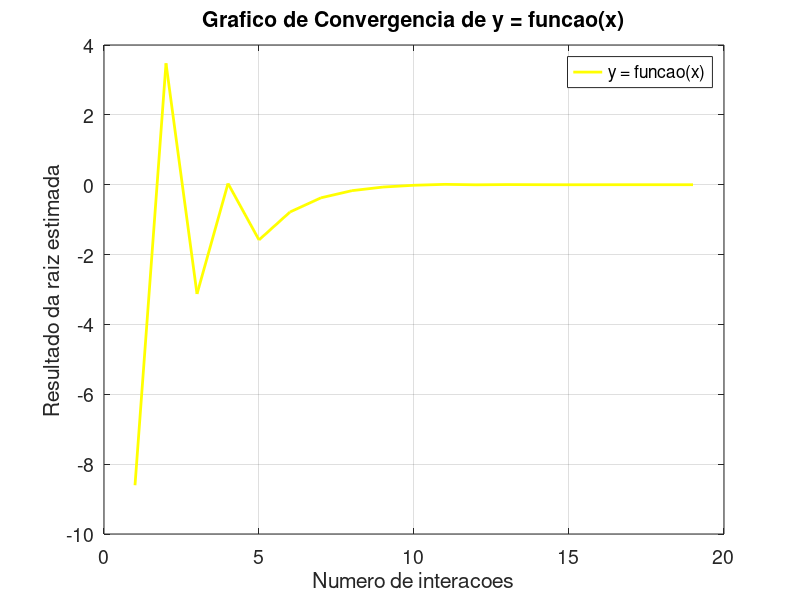
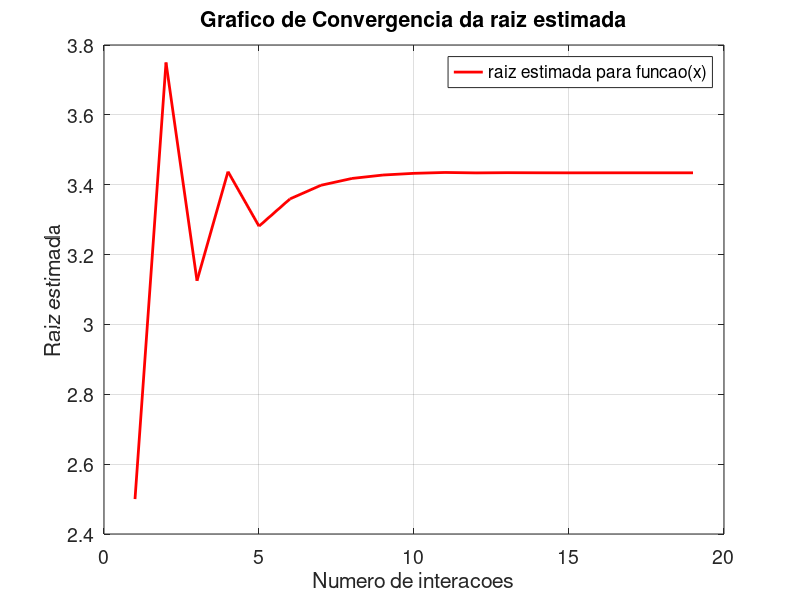
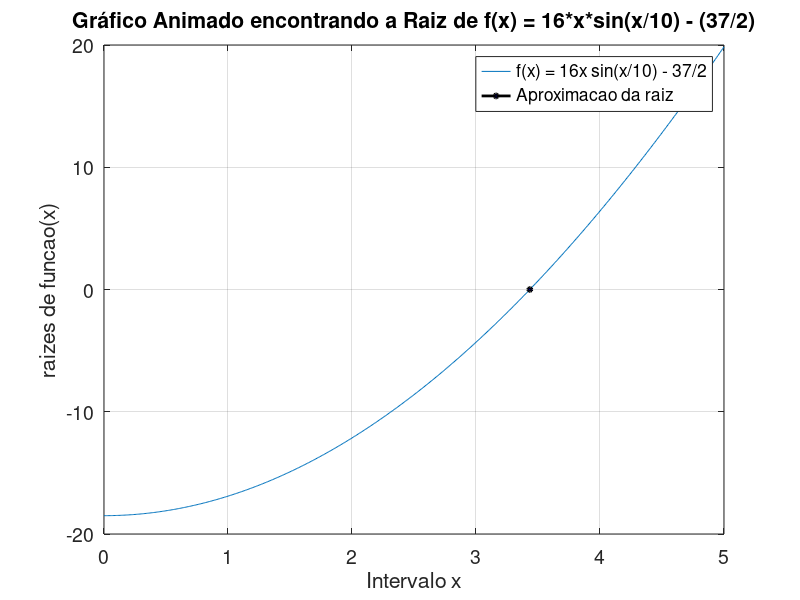

MATLAB code for these plots, in order:
  function lista1_ex_7()

    % Metodo Bisseccao
    xli = 0.0; # limite inferior
    xls = 5.0; #limite superior
    tolerancia = 1e-5;
    xri = inf;

    todosXR = zeros(1,1000); # alocando o vetor para todos os valores de xr raizes estimadas
    todosY = zeros(1,1000); # alocando o vetor para todos os valores de Y resultado de y = f(x) para cada raiz estimada

    [raizEstimada,todosXR,todosY] = metodoBisseccao(xri,xli,xls,tolerancia);
    plotaGraficoAnimado(todosXR,todosY);
    plotaConvergenciaY(todosY);
    plotaConvergenciaX(todosXR);
end

  function resultado = funcao(x)

   resultado = 16.*x.*sin(x./10) - (37/2);

end

function [xr,todosXR,todosY] = metodoBisseccao(xri,xli,xls,tolerancia)


  for i = 1:1000

    xr = (xli+xls)/2;
    printf("Raiz estimada: %.6f\n",xr);
    %xr = xls - (funcao(xls) * (xli - xls)) / (funcao(xli) - funcao(xls)) %metodo falsa posição

    if funcao(xli)*funcao(xr) < 0 # primeira metade
      xls = xr;
    elseif funcao(xli)*funcao(xr) > 0 # segunda metade
      xli = xr;
    endif

    if abs(xri - xr) <= tolerancia
      todosXR(i) = xr;
      todosY(i) = funcao(xr);
      break;
    endif

    xri = xr;
    todosY(i) = funcao(xr);
    todosXR(i) = xr; # salvando as raizes estimadas no vetor
  endfor
    todosY = todosY(1:i);
    todosXR = todosXR(1:i); # truncando o vetor pra quando achar a raiz
    printf("A raiz da funcão f(x) = 16*x*sin(x/10) - (37/2) foi encontrada em %d interacoes no qual : f(%.6f) = %.6f a ",i,xr,funcao(xr));


end

  function plotaGraficoAnimado(X,Y)

    intervaloX = 0:0.01:5; % da pra generalizar isso aq
    figure(3);

    for cont = 1:length(X)  # LEGENDAR A LINHA E BOLINHNA DO GRÁFICO
      clf;
      g1 = plot(intervaloX,funcao(intervaloX));
      title("Gráfico Animado encontrando a Raiz de f(x) = 16*x*sin(x/10) - (37/2)");
      xlabel("Intervalo x");
      ylabel("raizes de funcao(x)");
      hold on;
      g2 = plot(X(cont),Y(cont),'linewidth', 2, 'color', [0 0 0], 'marker',
      'o', 'markersize', 3, 'markerfacecolor', [0 0 1]);
      set(gca, 'fontsize', 14);
      legend([g1,g2],'f(x) = 16x sin(x/10) - 37/2','Aproximacao da raiz');
      grid on;
      pause(0.4);

    endfor

end

  function plotaConvergenciaY(Y)
    figure(1);
    %hold on;
    plot(Y,'color',[1 1 0], 'linewidth', 2);
    set(gca, 'fontsize', 14);
    legend("y = funcao(x)");
    xlabel("Numero de interacoes");
    ylabel("Resultado da raiz estimada");
    title("Grafico de Convergencia de y = funcao(x)");
    grid on;

  end
  function plotaConvergenciaX(X)
    figure(2);
    %hold on;
    plot(X,'color',[1 0 0], 'linewidth', 2);
    set(gca, 'fontsize', 14);
    legend("raiz estimada para funcao(x)");
    xlabel("Numero de interacoes");
    ylabel("Raiz estimada");
    title("Grafico de Convergencia da raiz estimada");
    grid on;

  end
